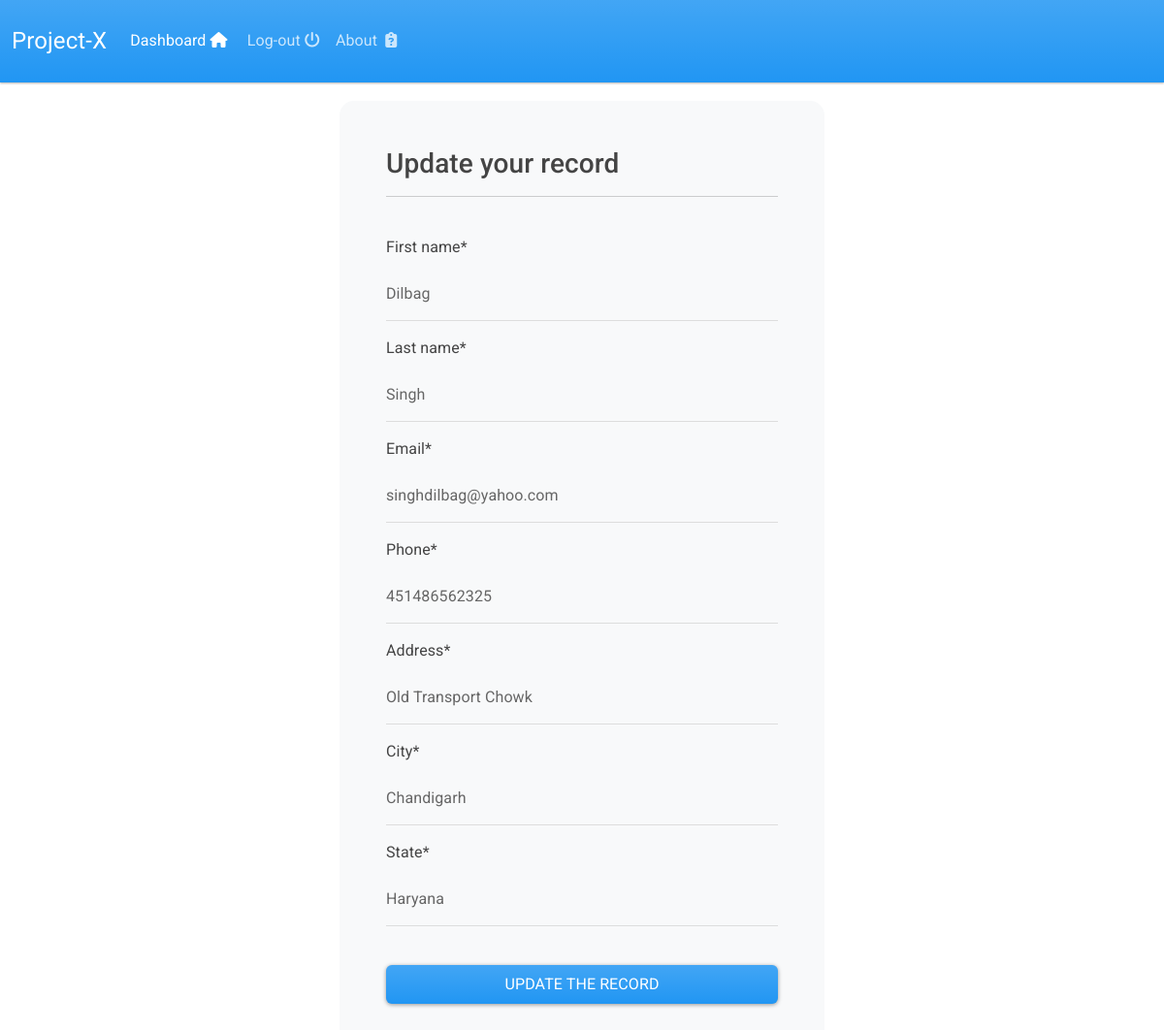
The page /update-record/3 (signed in) on the database its author committed.
### webapp/models.py (models this page shows, shortened)
class Record(models.Model):
    creation_date = models.DateTimeField(auto_now_add = True)
    first_name = models.CharField(max_length =50)
    last_name = models.CharField(max_length =50)
    email = models.EmailField(max_length =100)
    phone = models.CharField(max_length = 12)
    address = models.CharField(max_length=400)
    city = models.CharField(max_length=50)
    state = models.CharField(max_length = 50)

### webapp/views.py (the view)
# urls.py: path("update-record/<int:pk>", update_record, name="update-record"),
@login_required
def update_record(request, pk):
    record = Record.objects.filter(id=pk).first()
    if not record:
        return render(request,'webapp/404.html',context={'message':'Sorry! record not found'})
    form = UpdateRecordForm(instance=record)
    if request.method == "POST":
        form = UpdateRecordForm(instance=record, data=request.POST)
        if form.is_valid():
            form.save()
            return redirect("login")
    return render(request, "webapp/update-record.html", context={"form": form})

### webapp/forms.py
class UpdateRecordForm(forms.ModelForm):
    class Meta:
        model = Record
        fields = ['first_name','last_name','email','phone','address','city','state']

### webapp/templates/webapp/update-record.html (shortened to what this page needs)
{% extends 'webapp/base.html' %}
{% load crispy_forms_tags %}
{% block content %}
<body>
    <div class="container bg-light shadow-md p-5 form-layout">
        <h3>Update your record</h3>
        <hr>
        <br>
        <form method="POST" autocomplete="on" class="">
            {{form | crispy}}
            <br>
            <div class = "col text-center">
                <button type="submit" class="btn btn-primary w-100 btn-block p-2">Update the record</button>
            </div>
        </form>
        <br>
    </div>
</body>
{% endblock %}

### static/css/styles.css (style rules this page uses)
.form-layout { border-radius: 15px; width:500px; length: 80%; }

### rows shown on the page
Record: first_name "Dilbag", last_name "Singh", email "singhdilbag@yahoo.com", phone "451486562325", address "Old Transport Chowk", city "Chandigarh", state "Haryana"
